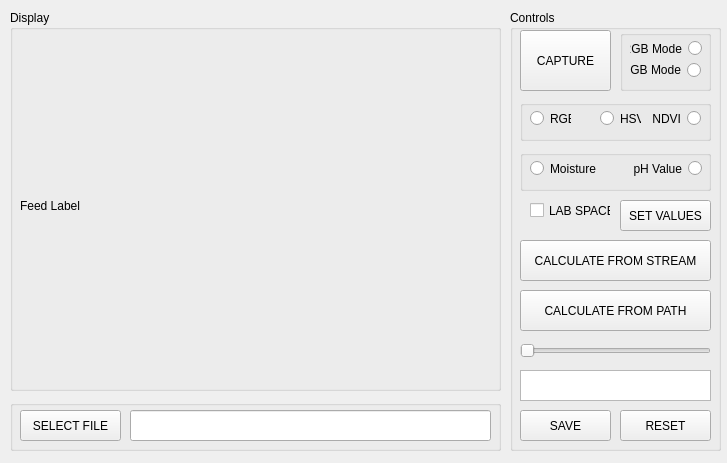
<?xml version="1.0" encoding="UTF-8"?>
<ui version="4.0">
 <class>MainWindow_PREDICTOR</class>
 <widget class="QMainWindow" name="MainWindow_PREDICTOR">
  <property name="geometry">
   <rect>
    <x>0</x>
    <y>0</y>
    <width>727</width>
    <height>463</height>
   </rect>
  </property>
  <property name="windowTitle">
   <string>PREDICTOR</string>
  </property>
  <widget class="QWidget" name="centralwidget">
   <widget class="QGroupBox" name="groupBox_2">
    <property name="geometry">
     <rect>
      <x>510</x>
      <y>10</y>
      <width>211</width>
      <height>441</height>
     </rect>
    </property>
    <property name="title">
     <string>Controls</string>
    </property>
    <widget class="QTextBrowser" name="textBrowser_OUTPUT">
     <property name="geometry">
      <rect>
       <x>10</x>
       <y>360</y>
       <width>191</width>
       <height>31</height>
      </rect>
     </property>
    </widget>
    <widget class="QPushButton" name="pushButton_CALCULATEfromStream">
     <property name="geometry">
      <rect>
       <x>10</x>
       <y>230</y>
       <width>191</width>
       <height>41</height>
      </rect>
     </property>
     <property name="text">
      <string>CALCULATE FROM STREAM</string>
     </property>
    </widget>
    <widget class="QPushButton" name="pushButton_SAVE">
     <property name="geometry">
      <rect>
       <x>10</x>
       <y>400</y>
       <width>91</width>
       <height>31</height>
      </rect>
     </property>
     <property name="text">
      <string>SAVE</string>
     </property>
    </widget>
    <widget class="QPushButton" name="pushButton_CAPTURE">
     <property name="geometry">
      <rect>
       <x>10</x>
       <y>20</y>
       <width>91</width>
       <height>61</height>
      </rect>
     </property>
     <property name="text">
      <string>CAPTURE</string>
     </property>
    </widget>
    <widget class="QPushButton" name="pushButton_RESET">
     <property name="geometry">
      <rect>
       <x>110</x>
       <y>400</y>
       <width>91</width>
       <height>31</height>
      </rect>
     </property>
     <property name="text">
      <string>RESET</string>
     </property>
    </widget>
    <widget class="QPushButton" name="pushButton_CALCULATEfromPath">
     <property name="geometry">
      <rect>
       <x>10</x>
       <y>280</y>
       <width>191</width>
       <height>41</height>
      </rect>
     </property>
     <property name="text">
      <string>CALCULATE FROM PATH</string>
     </property>
    </widget>
    <widget class="QGroupBox" name="groupBox_4">
     <property name="geometry">
      <rect>
       <x>110</x>
       <y>20</y>
       <width>91</width>
       <height>61</height>
      </rect>
     </property>
     <property name="title">
      <string/>
     </property>
     <widget class="QRadioButton" name="radio_NGB">
      <property name="geometry">
       <rect>
        <x>10</x>
        <y>30</y>
        <width>71</width>
        <height>20</height>
       </rect>
      </property>
      <property name="layoutDirection">
       <enum>Qt::RightToLeft</enum>
      </property>
      <property name="text">
       <string>NGB Mode</string>
      </property>
     </widget>
     <widget class="QRadioButton" name="radio_RGB">
      <property name="geometry">
       <rect>
        <x>10</x>
        <y>10</y>
        <width>72</width>
        <height>17</height>
       </rect>
      </property>
      <property name="layoutDirection">
       <enum>Qt::RightToLeft</enum>
      </property>
      <property name="text">
       <string>RGB Mode</string>
      </property>
     </widget>
    </widget>
    <widget class="QGroupBox" name="groupBox_5">
     <property name="geometry">
      <rect>
       <x>10</x>
       <y>90</y>
       <width>191</width>
       <height>41</height>
      </rect>
     </property>
     <property name="title">
      <string/>
     </property>
     <property name="alignment">
      <set>Qt::AlignCenter</set>
     </property>
     <widget class="QRadioButton" name="radioButton_RGB">
      <property name="geometry">
       <rect>
        <x>10</x>
        <y>10</y>
        <width>41</width>
        <height>17</height>
       </rect>
      </property>
      <property name="text">
       <string>RGB</string>
      </property>
     </widget>
     <widget class="QRadioButton" name="radioButton_HSV">
      <property name="geometry">
       <rect>
        <x>80</x>
        <y>10</y>
        <width>41</width>
        <height>17</height>
       </rect>
      </property>
      <property name="text">
       <string>HSV</string>
      </property>
     </widget>
     <widget class="QRadioButton" name="radioButton_NDVI">
      <property name="geometry">
       <rect>
        <x>130</x>
        <y>10</y>
        <width>51</width>
        <height>17</height>
       </rect>
      </property>
      <property name="layoutDirection">
       <enum>Qt::RightToLeft</enum>
      </property>
      <property name="text">
       <string>NDVI</string>
      </property>
     </widget>
    </widget>
    <widget class="QPushButton" name="pushButton_SET">
     <property name="geometry">
      <rect>
       <x>110</x>
       <y>190</y>
       <width>91</width>
       <height>31</height>
      </rect>
     </property>
     <property name="text">
      <string>SET VALUES</string>
     </property>
    </widget>
    <widget class="QGroupBox" name="groupBox_6">
     <property name="geometry">
      <rect>
       <x>10</x>
       <y>140</y>
       <width>191</width>
       <height>41</height>
      </rect>
     </property>
     <property name="title">
      <string/>
     </property>
     <property name="alignment">
      <set>Qt::AlignCenter</set>
     </property>
     <widget class="QRadioButton" name="radio_MOISTURE">
      <property name="geometry">
       <rect>
        <x>10</x>
        <y>10</y>
        <width>72</width>
        <height>17</height>
       </rect>
      </property>
      <property name="layoutDirection">
       <enum>Qt::LeftToRight</enum>
      </property>
      <property name="text">
       <string>Moisture</string>
      </property>
     </widget>
     <widget class="QRadioButton" name="radio_PHVALUE">
      <property name="geometry">
       <rect>
        <x>110</x>
        <y>10</y>
        <width>72</width>
        <height>17</height>
       </rect>
      </property>
      <property name="layoutDirection">
       <enum>Qt::RightToLeft</enum>
      </property>
      <property name="text">
       <string>pH Value</string>
      </property>
     </widget>
    </widget>
    <widget class="QCheckBox" name="checkBox_LAB">
     <property name="geometry">
      <rect>
       <x>20</x>
       <y>190</y>
       <width>81</width>
       <height>21</height>
      </rect>
     </property>
     <property name="text">
      <string>LAB SPACE</string>
     </property>
    </widget>
    <widget class="QSlider" name="horizontalSlider_RELATIVESCALE">
     <property name="geometry">
      <rect>
       <x>10</x>
       <y>330</y>
       <width>191</width>
       <height>22</height>
      </rect>
     </property>
     <property name="orientation">
      <enum>Qt::Horizontal</enum>
     </property>
    </widget>
   </widget>
   <widget class="QGroupBox" name="groupBox_3">
    <property name="geometry">
     <rect>
      <x>10</x>
      <y>400</y>
      <width>491</width>
      <height>51</height>
     </rect>
    </property>
    <property name="title">
     <string/>
    </property>
    <widget class="QLineEdit" name="lineEdit_FILEpath">
     <property name="geometry">
      <rect>
       <x>120</x>
       <y>10</y>
       <width>361</width>
       <height>31</height>
      </rect>
     </property>
    </widget>
    <widget class="QPushButton" name="pushButton_SELECT">
     <property name="geometry">
      <rect>
       <x>10</x>
       <y>10</y>
       <width>101</width>
       <height>31</height>
      </rect>
     </property>
     <property name="text">
      <string>SELECT FILE</string>
     </property>
    </widget>
   </widget>
   <widget class="QGroupBox" name="groupBox">
    <property name="geometry">
     <rect>
      <x>10</x>
      <y>10</y>
      <width>491</width>
      <height>381</height>
     </rect>
    </property>
    <property name="title">
     <string>Display</string>
    </property>
    <widget class="QLabel" name="label_FEEDLABEL">
     <property name="geometry">
      <rect>
       <x>10</x>
       <y>20</y>
       <width>471</width>
       <height>351</height>
      </rect>
     </property>
     <property name="text">
      <string>Feed Label</string>
     </property>
    </widget>
   </widget>
  </widget>
 </widget>
 <resources/>
 <connections/>
</ui>
